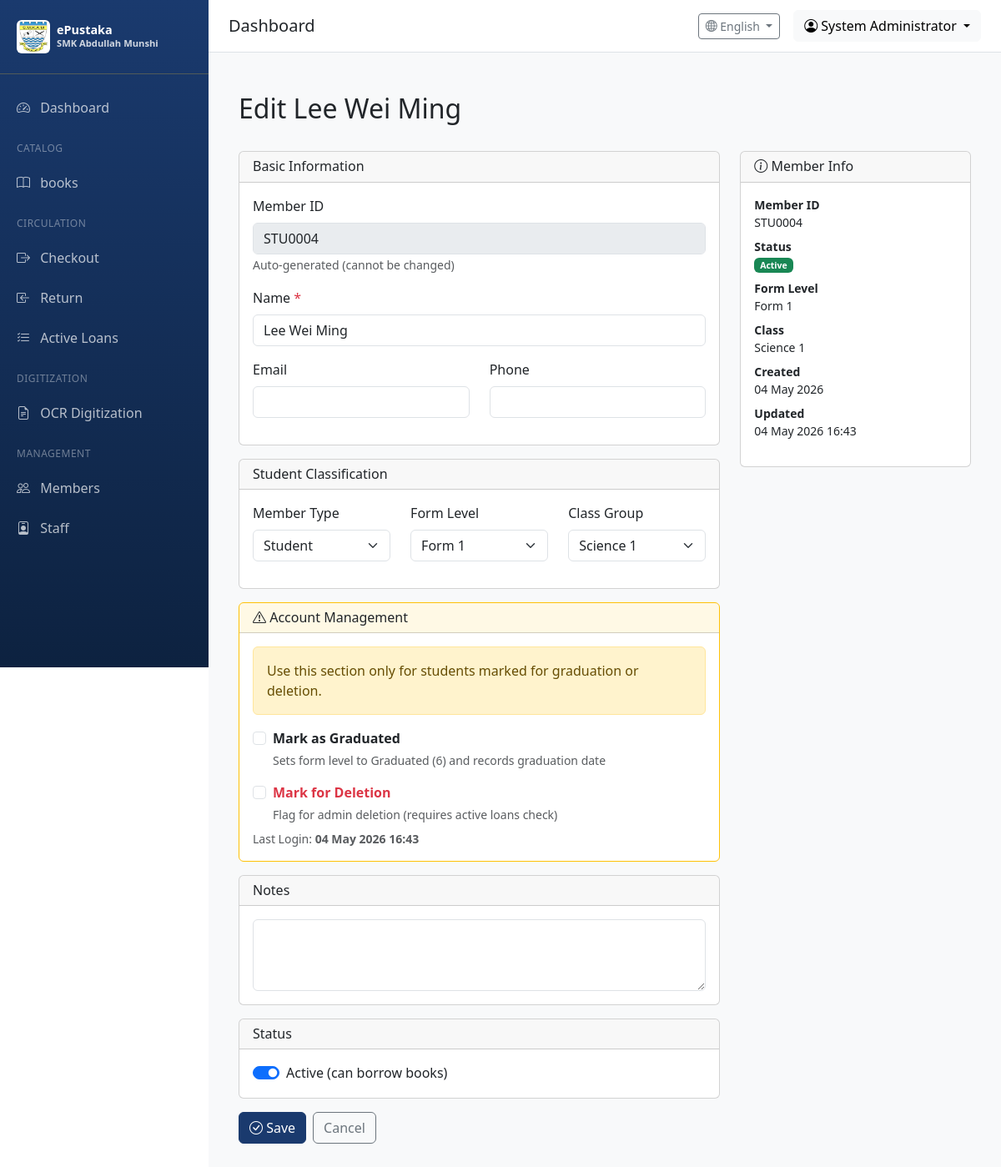
The app's page /users/members/4/edit (signed in), older data.
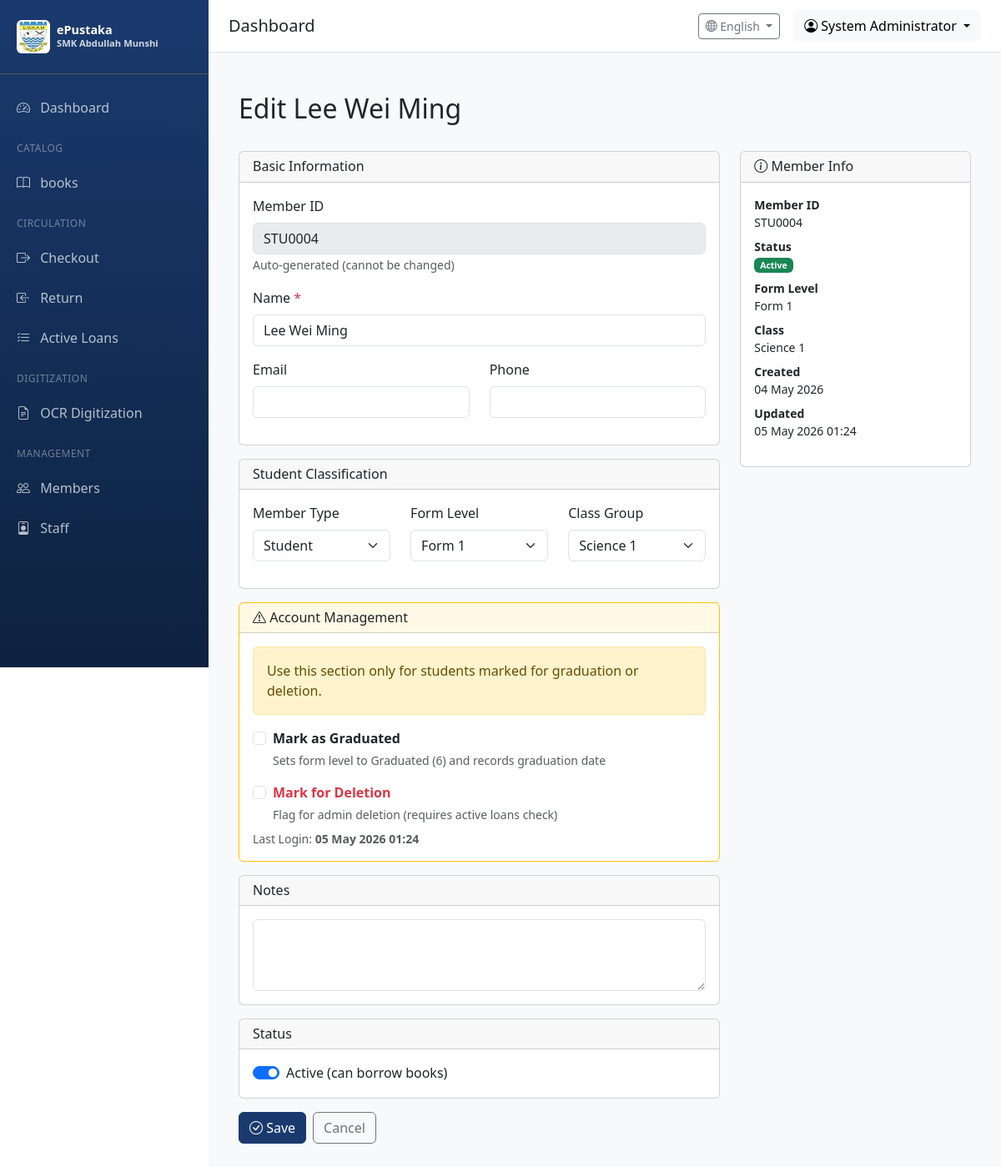
The same page, newer data.
### app/models/member.py (models this page shows, shortened)
class Member(UserMixin, db.Model):
    __tablename__ = 'members'
    id = db.Column(db.Integer, primary_key=True)
    member_id = db.Column(db.String(32), unique=True, nullable=False, index=True)  # Auto-generated, e.g., STU0001
    full_name = db.Column(db.String(128), nullable=False)
    email = db.Column(db.String(120), index=True)
    phone = db.Column(db.String(20))
    password_hash = db.Column(db.String(256))  # Password for member login
    member_type = db.Column(db.String(32), default='Student')  # Student, Staff, External
    form_level = db.Column(db.Integer, default=1)  # 1-5 for Forms 1-5, 6 for Graduated
    class_group = db.Column(db.String(64))  # e.g., "Science 1", "Arts 2"
    student_year = db.Column(db.Integer)  # Academic year (e.g., 2024-2025)
    total_books_read = db.Column(db.Integer, default=0)  # For NILAM leaderboard
    is_active = db.Column(db.Boolean, default=True)
    mark_for_deletion = db.Column(db.Boolean, default=False)  # Flag for admin deletion
    graduation_date = db.Column(db.DateTime)  # When student graduated
    last_login = db.Column(db.DateTime)  # Track active students by login
    notes = db.Column(db.Text)
    created_at = db.Column(db.DateTime, default=datetime.utcnow)
    updated_at = db.Column(db.DateTime, default=datetime.utcnow, onupdate=datetime.utcnow)
    loans = db.relationship('Loan', backref='member', lazy='dynamic')
    @property
    def form_name(self):
        if self.form_level == 6:
            return 'Graduated'
        return f'Form {self.form_level}' if self.form_level <= 5 else 'Unknown'

### app/routes/users.py (the view, shortened to what this page needs)
@users_bp.route('/members/<int:member_id>/edit', methods=['GET', 'POST'])
@login_required
@permission_required(Permission.MANAGE_MEMBERS)
def edit_member(member_id):
    member = Member.query.get_or_404(member_id)
    return render_template('users/edit_member.html', member=member)

### app/models/user.py (called while the page is built)
@login_manager.user_loader
def load_user(user_id):
    from app.models import Member
    if user_id.startswith('user_'):
        user_id_num = int(user_id.split('_')[1])
        return User.query.get(user_id_num)
    elif user_id.startswith('member_'):
        user_id_num = int(user_id.split('_')[1])
        return Member.query.get(user_id_num)
    else:
        return User.query.get(int(user_id))

    def has_permission(self, perm):
        return self.permissions & perm == perm

    def can(self, perm):
        return self.role is not None and self.role.has_permission(perm)

### app/routes/users.py (called while the page is built)
def permission_required(perm):
    def decorator(f):
        from functools import wraps
        @wraps(f)
        def decorated_function(*args, **kwargs):
            if not current_user.can(perm):
                flash('You do not have permission to access this page', 'error')
                return redirect(url_for('main.dashboard'))
            return f(*args, **kwargs)
        return decorated_function
    return decorator

### app/utils/i18n.py (called while the page is built)
def get_language() -> str:
    try:
        return session.get('language', DEFAULT_LANGUAGE)
    except RuntimeError:
        return DEFAULT_LANGUAGE

### app/templates/users/edit_member.html (shortened to what the changed rows need)
{% extends "base.html" %}
{% block content %}
<div class="container py-4">
    <div class="row mb-4">
        <div class="col">
            <h2>{{ t('edit') }} {{ member.full_name }}</h2>
        </div>
    </div>
    <div class="row">
        <div class="col-lg-8">
            <form method="POST">
                <div class="card mb-3">
                    <div class="card-body">
                        <div class="mb-3">
                            <label class="form-label">{{ t('member_id') }}</label>
                            <input type="text" class="form-control" value="{{ member.member_id }}" readonly disabled>
                            <small class="form-text text-muted">{{ 'Auto-generated (cannot be changed)' if current_language == 'en' else 'Dijana Secara Automatik (tidak boleh diubah)' }}</small>
                        </div>
                        <div class="mb-3">
                            <label for="full_name" class="form-label">
                                {{ t('name') }} <span class="text-danger">*</span>
                            </label>
                            <input type="text" class="form-control" id="full_name" name="full_name" value="{{ member.full_name }}" required>
                        </div>
                    </div>
                </div>
                <div class="card mb-3">
                    <div class="card-body">
                        <div class="row">
                            <div class="col-md-4 mb-3">
                                <label for="member_type" class="form-label">
                                    {{ 'Member Type' if current_language == 'en' else 'Jenis Ahli' }}
                                </label>
                                <select class="form-select" id="member_type" name="member_type">
                                    <option value="Student" {% if member.member_type == 'Student' %}selected{% endif %}>
                                        {{ 'Student' if current_language == 'en' else 'Pelajar' }}
                                    </option>
                                </select>
                            </div>
                            <div class="col-md-4 mb-3">
                                <label for="form_level" class="form-label">{{ t('form_level') }}</label>
                                <select class="form-select" id="form_level" name="form_level">
                                    <option value="1" {% if member.form_level == 1 %}selected{% endif %}>{{ t('form1') }}</option>
                                </select>
                            </div>
                            <div class="col-md-4 mb-3">
                                <label for="class_group" class="form-label">{{ t('class_group') }}</label>
                                <select class="form-select" id="class_group" name="class_group">
                                    <option value="Science 1" {% if member.class_group == 'Science 1' %}selected{% endif %}>Science 1</option>
                                </select>
                            </div>
                        </div>
                    </div>
                </div>
                {% if member.member_type == 'Student' %}
                <div class="card mb-3 border-warning">
                    <div class="card-header bg-warning bg-opacity-10">
                        <h6 class="mb-0"><i class="bi bi-exclamation-triangle"></i>
                            {{ 'Account Management' if current_language == 'en' else 'Pengurusan Akaun' }}
                        </h6>
                    </div>
                    <div class="card-body">
                        <div class="alert alert-warning alert-dismissible fade show" role="alert">
                            {{ 'Use this section only for students marked for graduation or deletion.' if current_language == 'en' else 'Gunakan bahagian ini hanya untuk pelajar yang ditandakan untuk kelulusan atau pemadaman.' }}
                        </div>
                        <div class="form-check mb-3">
                            <input class="form-check-input" type="checkbox" id="mark_graduated" name="mark_graduated" value="on"
                                   {% if member.form_level >= 6 %}checked{% endif %}>
                            <label class="form-check-label" for="mark_graduated">
                                <strong>{{ 'Mark as Graduated' if current_language == 'en' else 'Tandakan Sebagai Tamat Belajar' }}</strong>
                            </label>
                            <small class="d-block text-muted mt-1">
                                {{ 'Sets form level to Graduated (6) and records graduation date' if current_language == 'en' else 'Menetapkan tahap tingkatan ke Tamat Belajar (6) dan merekod tarikh kelulusan' }}
                            </small>
                        </div>
                        <div class="form-check">
                            <input class="form-check-input" type="checkbox" id="mark_for_deletion" name="mark_for_deletion" value="on"
                                   {% if member.mark_for_deletion %}checked{% endif %}>
                            <label class="form-check-label text-danger" for="mark_for_deletion">
                                <strong>{{ 'Mark for Deletion' if current_language == 'en' else 'Tandakan untuk Pemadaman' }}</strong>
                            </label>
                            <small class="d-block text-muted mt-1">
                                {{ 'Flag for admin deletion (requires active loans check)' if current_language == 'en' else 'Tandakan untuk pemadaman oleh pentadbir (memerlukan semakan pinjaman aktif)' }}
                            </small>
                        </div>
                        {% if member.last_login %}
                        <small class="d-block text-muted mt-2">
                            {{ 'Last Login:' if current_language == 'en' else 'Log Masuk Terakhir:' }} <strong>{{ member.last_login.strftime('%d %B %Y %H:%M') }}</strong>
                        </small>
                        {% else %}
                        <small class="d-block text-muted mt-2">
                            {{ 'Last Login: Never' if current_language == 'en' else 'Log Masuk Terakhir: Tidak pernah' }}
                        </small>
                        {% endif %}
                    </div>
                </div>
                {% endif %}
                <div class="card mb-3">
                    <div class="card-body">
                        <div class="form-check form-switch">
                            <input class="form-check-input" type="checkbox" id="is_active" name="is_active" {% if member.is_active %}checked{% endif %}>
                            <label class="form-check-label" for="is_active">
                                {{ 'Active (can borrow books)' if current_language == 'en' else 'Aktif (boleh meminjam buku)' }}
                            </label>
                        </div>
                    </div>
                </div>
            </form>
        </div>
        <div class="col-lg-4">
            <div class="card">
                <div class="card-body small">
                    <dl>
                        <dt>{{ 'Member ID' if current_language == 'en' else 'ID Ahli' }}</dt>
                        <dd>{{ member.member_id }}</dd>
                        <dt>{{ 'Status' if current_language == 'en' else 'Status' }}</dt>
                        <dd>
                            {% if member.is_active %}
                            <span class="badge bg-success">{{ 'Active' if current_language == 'en' else 'Aktif' }}</span>
                            {% else %}
                            <span class="badge bg-secondary">{{ 'Inactive' if current_language == 'en' else 'Tidak Aktif' }}</span>
                            {% endif %}
                        </dd>
                        <dt>{{ 'Form Level' if current_language == 'en' else 'Tahap Tingkatan' }}</dt>
                        <dd>{{ member.form_name }}</dd>
                        <dt>{{ 'Class' if current_language == 'en' else 'Kelas' }}</dt>
                        <dd>{{ member.class_group or '(None)' }}</dd>
                        <dt>{{ 'Created' if current_language == 'en' else 'Dicipta' }}</dt>
                        <dd>{{ member.created_at.strftime('%d %b %Y') }}</dd>
                        <dt>{{ 'Updated' if current_language == 'en' else 'Dikemas Kini' }}</dt>
                        <dd>{{ member.updated_at.strftime('%d %b %Y %H:%M') }}</dd>
                    </dl>
                </div>
            </div>
        </div>
    </div>
</div>
{% endblock %}

Row changes from the older to the newer data that the page shows:
changed Member "Lee Wei Ming": last_login "04 May 2026 16:43" → "05 May 2026 01:24"; updated_at "04 May 2026 16:43" → "05 May 2026 01:24"
